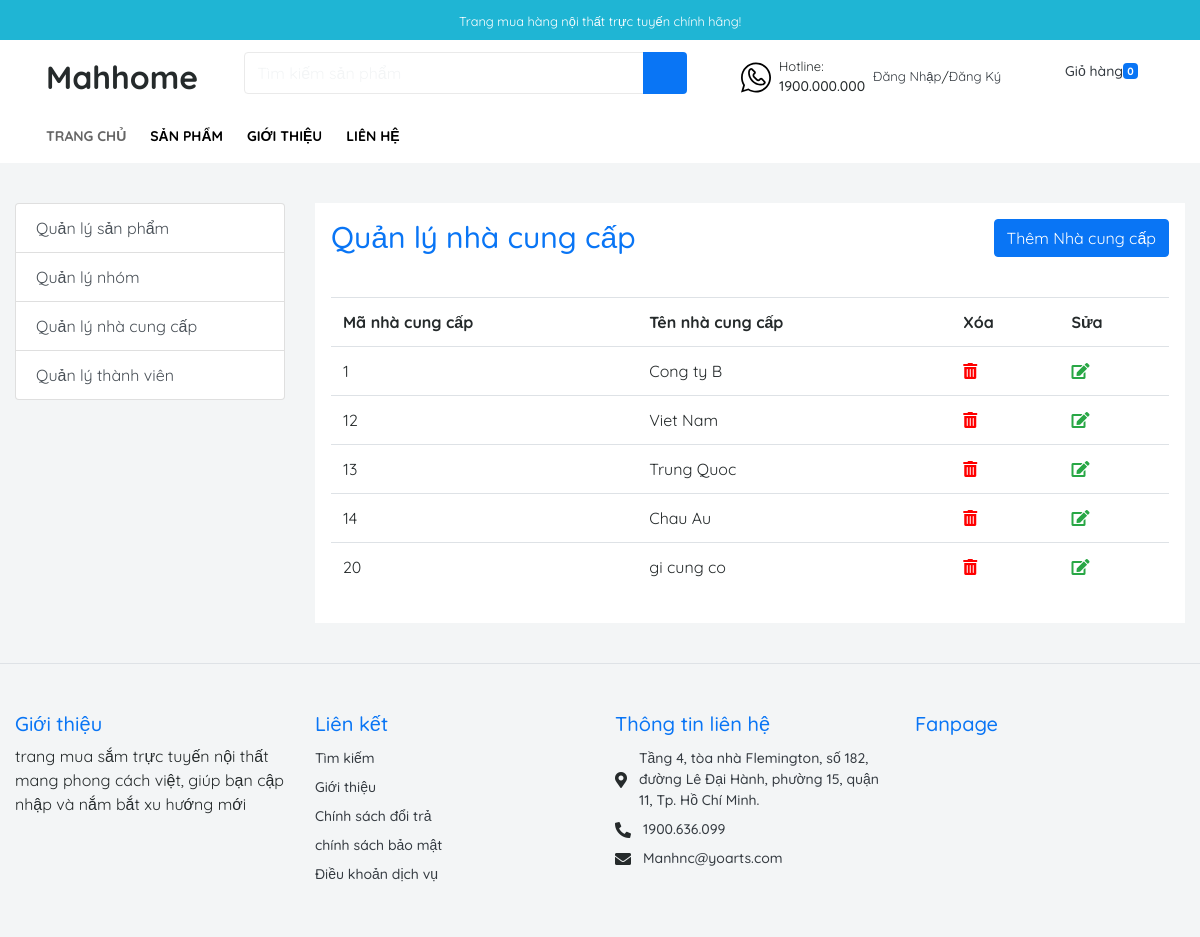
/admin.php?mod=manufacturer&act=manage, run on the app's committed database.
### tables this page shows
CREATE TABLE `manufacturers` (
  `ManufacturerID` int(11) NOT NULL,
  `ManufacturerName` varchar(255) NOT NULL
);

### Controller/Manufacturer/Manage.php (called while the page is built)
<?php
	include_once("Model/Manufacturer.php");
	$ma = new Manufacturer();
	$ret = $ma->getManufacturerManage();
	include_once("View/Manufacturer/Manage.php");
?>

### Model/Manufacturer.php (called while the page is built, shortened)
<?php
include_once("DataProvider.php");
class Manufacturer{
	private $da;
	function __construct(){
		$this->da = new DataProvider();
	}
	function getManufacturerManage(){
		$sql = "Select * from manufacturers";
		return $this->da->FetchAll($sql);
	}
}
?>

### Model/DataProvider.php (called while the page is built, shortened)
<?php
	class DataProvider{
		private $link;
		function __construct()
		{
			$this->link=mysqli_connect("localhost","root","","manhgroup");
		}
		function ExecuteQuery($sql)
		{
			mysqli_query($this->link,"set names utf8");
			return mysqli_query($this->link, $sql);
		}
		function FetchAll($sql){
			$arr=array();
			$r = $this->ExecuteQuery($sql);
			while($row = mysqli_fetch_assoc($r)){
				$arr[]=$row;
			}
			return $arr;
		}
	}
?>

### View/Manufacturer/Manage.php (the view)
<div class="bg-white p-4">
	<div class="d-flex justify-content-between mb-7">
		<h3 class="mb-0"><a href="admin.php?mod=manufacturer&act=manage">Quản lý nhà cung cấp</a></h3>
		<a class="btn btn-primary" href="admin.php?mod=manufacturer&act=insert">Thêm Nhà cung cấp</a>
	</div>
	<table class="table" width="100%">
    <tr class="title"><th>Mã nhà cung cấp</th><th>Tên nhà cung cấp</th><th>Xóa</th><th>Sửa</th></tr>
    <?php
	foreach($ret as $row)
	{
		echo "<tr><td>";
		echo $row['ManufacturerID']."</td><td>";
		echo $row['ManufacturerName']."</td><td>";
		echo "<a href=\"admin.php?mod=manufacturer&act=delete&id=$row[ManufacturerID]\" onclick=\"return IsDelete()\"><i class=\"text-danger fas fa-trash-alt\"></i></a></td><td>";
		echo "<a href=\"admin.php?mod=manufacturer&act=edit&id=$row[ManufacturerID]\"><i class=\"text-success fas fa-edit\"></i></a>";
		echo "</td></tr>";
	}
	?>
    </table>
</div>

### data on the page
manufacturers: ManufacturerID "1", ManufacturerName "Cong ty B"
manufacturers: ManufacturerID "12", ManufacturerName "Viet Nam"
manufacturers: ManufacturerID "13", ManufacturerName "Trung Quoc"
manufacturers: ManufacturerID "14", ManufacturerName "Chau Au"
manufacturers: ManufacturerID "20", ManufacturerName "gi cung co"
